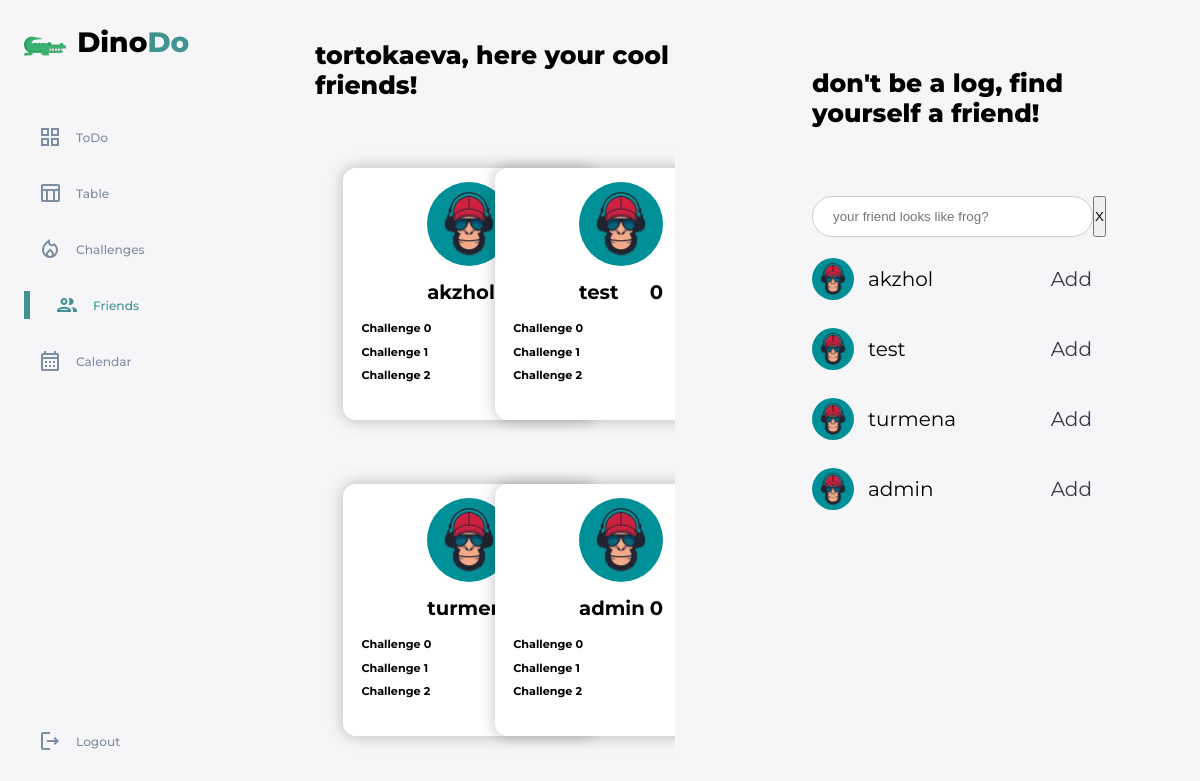
Screenshot of /friends/ (signed in) with the database file from the repository.
### main/models.py (models this page shows)
class Profile(models.Model):
    user = models.OneToOneField(User, on_delete=models.CASCADE)
    photo = models.CharField(max_length=255, blank=True, null=False, default='main/default_avatar.jpg')
    experience = models.IntegerField(blank=True, null=False, default=0)
    levels = models.IntegerField(blank=True, null=False, default=0)
    friends = models.ManyToManyField(User, blank=True, related_name='friends')
    def get_friends(self):
        return self.friends.all()
    def get_not_user(self):
        return Profile.objects.exclude(user=self.user)
    def __str__(self):
        return self.user.username

### main/views.py (the view)
# urls.py: path('friends/', views.friends, name='friends'),
def friends(request):
    profile = Profile.objects.get(user=request.user)
    context = {'profile': profile}
    return render(request, 'main/friends.html', context)

### main/templates/main/friends.html
{% extends 'main/base.html' %}
{% load static %}
{% block css %}
<link rel="stylesheet" href="{% static 'main/friends.css' %}">
{% endblock %}
{% block content %}
    <div class='friends'>
      <div class='top-main'>
        <h1>{{ profile.user }}, here your cool friends!</h1>
      </div>
      <div class="friens-list">
          {% for friend in profile.get_friends %}
            <div class="friend-card">
                <div class="card-img">
                    <img src="{% static friend.profile.photo %}" class="friends-logo">
                </div>
                <div class="card-name">
                    <h2>{{friend}}</h2>
                    <h2>{{friend.profile.levels}}</h2>
                </div>
                <div class="card-challenges">
                    <div class="challenge-card">
                        <h4>Challenge 0</h4>
                    </div>
                    <div class="challenge-card">
                        <h4>Challenge 1</h4>
                    </div>
                    <div class="challenge-card">
                        <h4>Challenge 2</h4>
                    </div>
                </div>
            </div>
          {% endfor %}
      </diV>
    </div>
    <div class="all-users">
      <div class='top-main'>
        <h1>don't be a log, find yourself a friend!</h1>
      </div>
      <div class="users-list">
        <div class="find_friend">
          <input type="text" placeholder="your friend looks like frog?">
          <input type="submit" value="X">
        </div>
          {% for profile in profile.get_not_user %}
            <div class="users">
                <div class="wrapper">
                    <div class="userss-text">
                        <img src="{% static profile.photo %}">
                    </div>
                    <div class="userss-text">
                        <span>{{profile}}</span>
                    </div>
                </div>
                <div class="userss-text">
                    <a href="{% url 'create_relationship' profile_id=profile.id %}">Add</a>
                </div>
            </div>
          {% endfor %}
      </div>
    </div>
  </div>
{% endblock %}

### main/static/main/main.css (style rules this page uses)
:root { --color-primary: #419390; --color-danger: #ff7782; --color-success: #419390; --color-warning: #ffbb55; --color-white: #ffffff; --color-info-dark: #7d8da1; --color-info-light: #dce1eb; --color-dark: #363949; --color-light: rgba(132, 139, 200, 0.18); --color-primary-variant: #111e88; --color-dark-variant: #677483; --color-background: #f6f6f9; --card-border-radius: 2rem; --border-radius-1: 0.4rem; --border-radius-2: 0.8rem; --border-radius-3: 1.2rem; --card-padding: 1.2rem; --padding-1: 1.2rem; --box-shadow: 0 2rem 3rem var(--color-light); }
* { margin: 0; padding: 0; text-decoration: none; list-style: none; box-sizing: border-box; }
html { font-size: 14px; }
body { width: 100vw; height: 100vh; font-family: 'montserrat', sans-serif; font-size: 0.88rem; background: var(--color-background); overflow-x: hidden; overflow-y: hidden; }
a { color: var(--color-dark); }
img { display: block; width: 100%; }
h1 { font-weight: 800; font-size: 1.8rem; }
h2 { font-size: 1.4rem; }
h4 { font-size: 0.8rem; }
img { height: 3rem; width: 3rem; }
.top-main { display: flex; align-items: center; justify-content: space-between; }

### main/static/main/friends.css (style rules this page uses)
.friends { height: 100vh; padding-left: 5rem; display: grid; grid-template-rows: 10rem auto; padding-right: 6rem; }
.friens-list { display: grid; grid-template-columns: 50% 50%; padding: 2rem 2rem 0; overflow-y: auto; }
.friend-card { height: 18rem; width: 18rem; background-color: white; filter: drop-shadow(0px 0px 8px rgba(0,0,0,0.25)); border-radius: 13px; margin-bottom: 3rem; display: flex; flex-direction: column; }
.all-users { height: 100vh; padding-left: 2rem; display: grid; grid-template-rows: 14rem auto; padding-right: 5rem; }
.users-list { display: flex; flex-direction: column; overflow-y: auto; height: 63vh; }
.find_friend { display: flex; }
.find_friend input[type=text] { width: 100%; padding: 12px 20px; display: inline-block; border: 1px solid #ccc; border-radius: 50px; box-sizing: border-box; }
.users { height: 4rem; display: flex; margin-top: 1rem; justify-content: space-between; }
.wrapper { display: flex; justify-content: start; }
.users img { height: 3rem; width: 3rem; border-radius: 50%; justify-content: center; }
.userss-text { display: flex; justify-content: center; font-size: 20px; flex-direction: column; margin-right: 1rem; }
.userss-text span { text-align: center; }
.friend-card img { height: 6rem; width: 6rem; border-radius: 50%; }
.card-img { margin-top: 1rem; margin-bottom: 1rem; align-items: center; justify-content: center; display: flex; }
.card-name { padding: 0 6rem 0; margin-bottom: 0.5rem; align-items: center; justify-content: space-between; display: flex; }
.card-challenges { display: flex; flex-direction: column; overflow-y: auto; padding: 0 1.3rem 0; }
.challenge-card { padding: 0.7rem 0 0; }

### rows the page displays
Profile: user "tortokaeva"
Profile: photo (placeholder picture), user.username "akzhol"
Profile: photo (placeholder picture), user.username "test"
Profile: photo (placeholder picture), user.username "turmena"
Profile: photo (placeholder picture), user.username "admin"

### other values shown
{{ friend }} "akzhol"
{{ friend }} "test"
{{ friend.profile.levels }} "0"
{{ friend }} "turmena"
{{ friend }} "admin"
